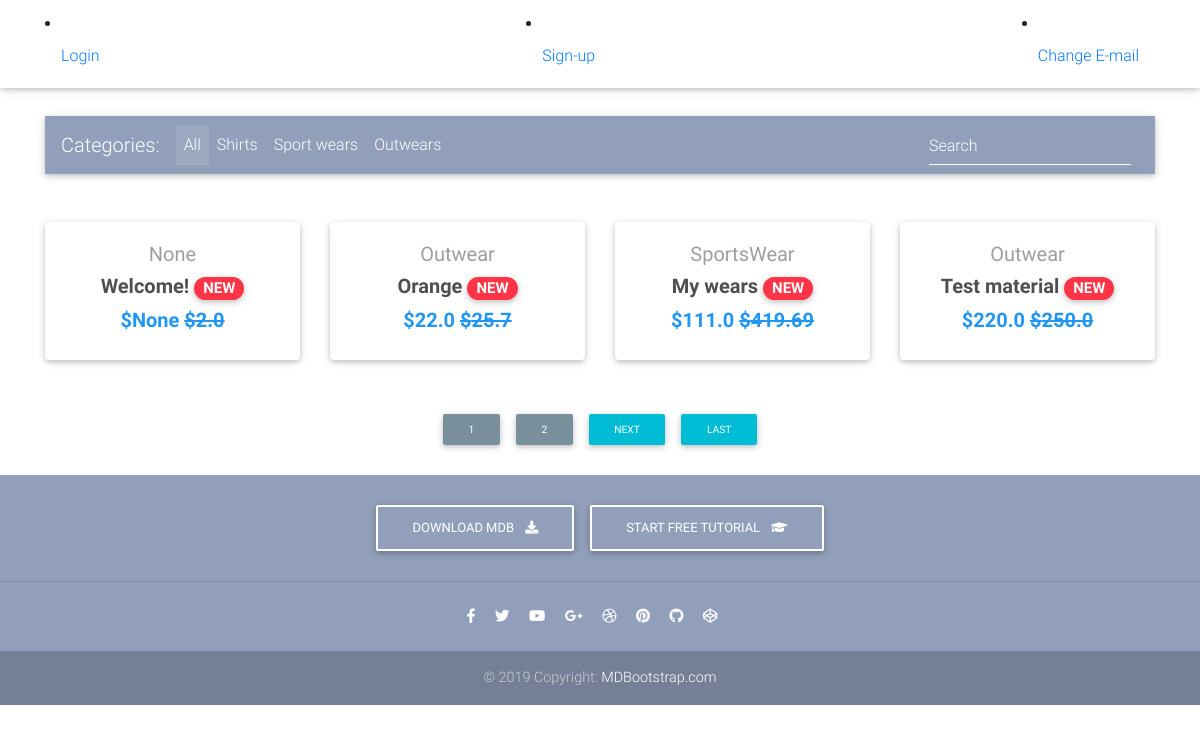
The page / on the database its author committed.
### websites/models.py (models this page shows, shortened)
class Item(models.Model):
    title = models.CharField(max_length=50)
    description = models.TextField(max_length=250)
    label = models.CharField(choices=label_choices, max_length=2, blank=True, null=True)
    category = models.CharField(choices=category_choices, max_length=2, blank=True, null=True)
    price = models.FloatField()
    discount_price = models.FloatField(blank=True, null=True)
    slug = models.SlugField()

### websites/views.py (the view)
# urls.py: path('', HomeView.as_view(), name="home" ),
class HomeView(ListView):
    model = Item
    template_name = "home-page.html"
    paginate_by = 4

### templates/home-page.html (shortened to what this page needs)
{% extends 'base.html' %}
{% block content %}
  <main>
    <div class="container">
      <nav class="navbar navbar-expand-lg navbar-dark mdb-color lighten-3 mt-3 mb-5">
        <span class="navbar-brand">Categories:</span>
        <div class="collapse navbar-collapse" id="basicExampleNav">
          <ul class="navbar-nav mr-auto">
            <li class="nav-item active">
              <a class="nav-link" href="#">All
              </a>
            </li>
            <li class="nav-item">
              <a class="nav-link" href="#">Shirts</a>
            </li>
            <li class="nav-item">
              <a class="nav-link" href="#">Sport wears</a>
            </li>
            <li class="nav-item">
              <a class="nav-link" href="#">Outwears</a>
            </li>
          </ul>
          <form class="form-inline">
            <div class="md-form my-0">
              <input class="form-control mr-sm-2" type="text" placeholder="Search" aria-label="Search">
            </div>
          </form>
        </div>
      </nav>
      <section class="text-center mb-4">
        <div class="row wow fadeIn">
          {% for item in object_list %}
          <div class="col-lg-3 col-md-6 mb-4">
            <div class="card">
              <div class="card-body text-center">
                <a href="{% url 'product' item.id %}" class="grey-text">
                  <h5>{{ item.get_category_display }}</h5>
                </a>
                <h5>
                  <strong>
                    <a href="" class="dark-grey-text">{{ item.title }}
                      <span class="badge badge-pill danger-color">NEW</span>
                    </a>
                  </strong>
                </h5>
                <h5 class="font-weight-bold blue-text">
                  <strong>${{ item.discount_price }}</strong>
                  <del><strong>${{ item.price }}</strong></del>
                </h5>
              </div>
            </div>
          </div>
      {% endfor %}
    </div>
  </main>
<div class="container">
  <div class="row text-center">
    <div class="col-12">
      {% if is_paginated %}
        {% for num in page_obj.paginator.page_range %}
          {% if num == page_obj.number %}
            <a class="btn btn-sm btn-blue-grey" href="?page={{ num }}">{{ num }}</a>
          {% elif num > page_obj.number|add:"-2" and num < page_obj.number|add:"2" %}
            <a class="btn btn-sm btn-blue-grey" href="?page={{ num }}">{{ num }}</a>
          {% endif %}
        {% endfor %}
        {% if page_obj.has_next %}
          <a class="btn btn-sm btn-cyan" href="?page={{ page_obj.next_page_number }}">Next</a>
          <a class="btn btn-sm btn-cyan" href="?page={{ page_obj.paginator.num_pages }}">Last</a>
        {% endif %}
      {% endif %}
    </div>
  </div>
</div>
{% endblock content %}

### templates/base.html (shortened to what this page needs)
{% load static %}
<!DOCTYPE html>
<html lang="en">
<head>
  <link rel="stylesheet" href="https://use.fontawesome.com/releases/v5.11.2/css/all.css">
  <link href="{% static 'css/bootstrap.min.css' %}" rel="stylesheet">
  <link href="{% static 'css/mdb.min.css' %}" rel="stylesheet">
  <link href="{% static 'css/style.min.css' %}" rel="stylesheet">
</head>
{% include 'navbar.html' %}
<body>
  <div style="height: 100px;">
  </div>
</body>
</html>
{% block content %}
{% endblock content %}
{% include 'footer.html' %}

### templates/navbar.html (shortened to what this page needs)
{% load cart_template_tags %}
<nav class="navbar fixed-top navbar-expand-lg navbar-light white scrolling-navbar">
  <div class="container">
    {% if user.is_authenticated %}
    <a class="navbar-brand waves-effect" href="{% url 'home' %}" target="_blank">
      <strong class="blue-text">CHFashion</strong>
    </a>
    <button class="navbar-toggler" type="button" data-toggle="collapse" data-target="#navbarSupportedContent"
      aria-controls="navbarSupportedContent" aria-expanded="false" aria-label="Toggle navigation">
      <span class="navbar-toggler-icon"></span>
    </button>
    <div class="collapse navbar-collapse" id="navbarSupportedContent">
      <ul class="navbar-nav mr-auto">
        <li class="nav-item active">
          <a class="nav-link waves-effect" href="{% url 'home' %}">Home
            <span class="sr-only">(current)</span>
          </a>
        </li>
      </ul>
      <ul class="navbar-nav nav-flex-icons">
        <li class="nav-item">
          <a href="{% url 'order-summary' %}" class="nav-link waves-effect">
            <span class="badge red z-depth-1 mr-1"> {{ request.user|cart_item_count }} </span>
            <i class="fas fa-shopping-cart"></i>
            <span class="clearfix d-none d-sm-inline-block"> Cart </span>
          </a>
        </li>
        <li class="nav-item">
          <a href="{% url 'account_logout' %}" class="nav-link waves-effect" target="_blank">Logout
          </a>
        </li>
        <li class="nav-item">
          <a href="{% url 'account_logout' %}" class="nav-link waves-effect" target="_blank">Profile
          </a>
        </li>
        {% else %}
        <li class="nav-item">
          <a href="{% url 'account_login' %}" class="nav-link waves-effect" target="_blank">Login
          </a>
        </li>
        <li class="nav-item">
          <a href="{% url 'account_signup' %}" class="nav-link waves-effect" target="_blank">Sign-up
          </a>
        </li>
        {% endif %}
        <li class="nav-item">
          <a href="{% url 'account_email' %}" class="nav-link waves-effect" target="_blank">Change E-mail
          </a>
        </li>
    </div>
</nav>

### templates/footer.html
<footer class="page-footer text-center font-small mt-4 wow fadeIn">
  <div class="pt-4">
    <a class="btn btn-outline-white" href="https://mdbootstrap.com/docs/jquery/getting-started/download/"
      target="_blank" role="button">Download MDB
      <i class="fas fa-download ml-2"></i>
    </a>
    <a class="btn btn-outline-white" href="https://mdbootstrap.com/education/bootstrap/" target="_blank"
      role="button">Start
      free tutorial
      <i class="fas fa-graduation-cap ml-2"></i>
    </a>
  </div>
  <hr class="my-4">
  <div class="pb-4">
    <a href="https://www.facebook.com/mdbootstrap" target="_blank">
      <i class="fab fa-facebook-f mr-3"></i>
    </a>
    <a href="https://twitter.com/MDBootstrap" target="_blank">
      <i class="fab fa-twitter mr-3"></i>
    </a>
    <a href="https://www.youtube.com/watch?v=7MUISDJ5ZZ4" target="_blank">
      <i class="fab fa-youtube mr-3"></i>
    </a>
    <a href="https://plus.google.com/u/0/b/107863090883699620484" target="_blank">
      <i class="fab fa-google-plus-g mr-3"></i>
    </a>
    <a href="https://dribbble.com/mdbootstrap" target="_blank">
      <i class="fab fa-dribbble mr-3"></i>
    </a>
    <a href="https://pinterest.com/mdbootstrap" target="_blank">
      <i class="fab fa-pinterest mr-3"></i>
    </a>
    <a href="https://github.com/mdbootstrap/bootstrap-material-design" target="_blank">
      <i class="fab fa-github mr-3"></i>
    </a>
    <a href="http://codepen.io/mdbootstrap/" target="_blank">
      <i class="fab fa-codepen mr-3"></i>
    </a>
  </div>
  <div class="footer-copyright py-3">
    © 2019 Copyright:
    <a href="https://mdbootstrap.com/education/bootstrap/" target="_blank"> MDBootstrap.com </a>
  </div>
</footer>

### templates/base.html (style rules this page uses)
html, body, header, .carousel { height: 60vh; }

### rows shown on the page
Item: category "None", title "Welcome!", discount_price "None", price "2.0"
Item: category "Outwear", title "Orange", discount_price "22.0", price "25.7"
Item: category "SportsWear", title "My wears", discount_price "111.0", price "419.69"
Item: category "Outwear", title "Test material", discount_price "220.0", price "250.0"

### other values the page prints
{{ num }} "1"
{{ num }} "2"
